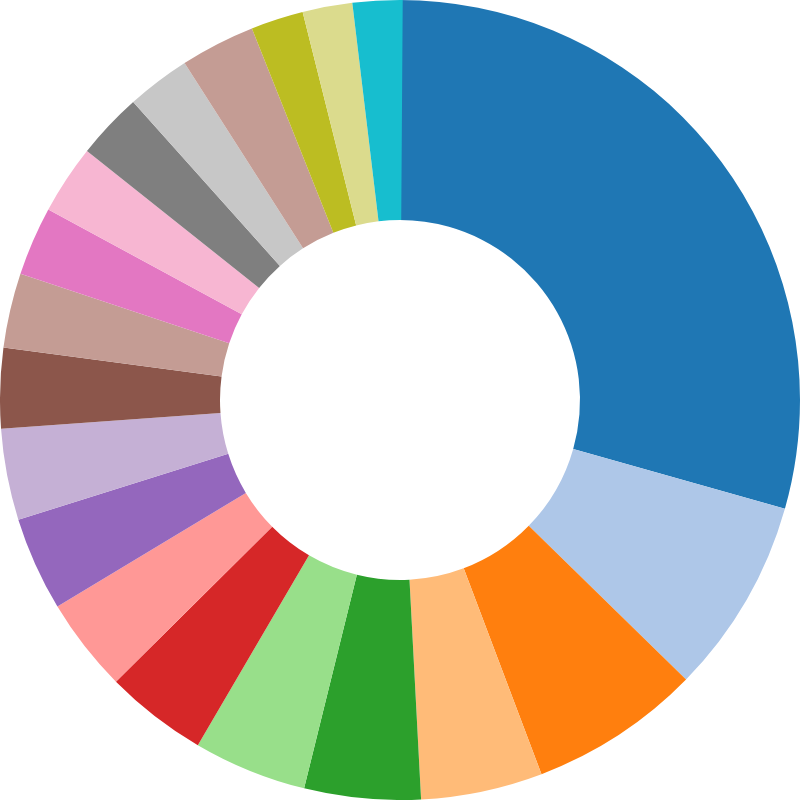

Vega-Lite specification stored for this chart:
### Vega specification from a JSON file in a GitHub repository (floating-point values rounded to 4 significant figures)
{"$schema": "https://vega.github.io/schema/vega/v5.json", "width": 400, "height": 400, "autosize": "none", "signals": [{"name": "startAngle", "value": 0, "bind": {"input": "range", "min": 0, "max": 6.29, "step": 0.01}}, {"name": "endAngle", "value": 6.29, "bind": {"input": "range", "min": 0, "max": 6.29, "step": 0.01}}, {"name": "padAngle", "value": 0, "bind": {"input": "range", "min": 0, "max": 0.1}}, {"name": "innerRadius", "value": 90, "bind": {"input": "range", "min": 0, "max": 120, "step": 1}}, {"name": "cornerRadius", "value": 0, "bind": {"input": "range", "min": 0, "max": 10, "step": 0.5}}, {"name": "sort", "value": false, "bind": {"input": "checkbox"}}], "data": [{"name": "table", "values": [{"Operator": "Aeroflot", "Value": 263}, {"Operator": "Air France", "Value": 71}, {"Operator": "Deutsche Lufthansa", "Value": 62}, {"Operator": "United Air Lines", "Value": 44}, {"Operator": "China National Aviation Corporation", "Value": 42}, {"Operator": "Pan American World Airways", "Value": 41}, {"Operator": "American Airlines", "Value": 37}, {"Operator": "Indian Airlines", "Value": 34}, {"Operator": "KLM Royal Dutch Airlines", "Value": 34}, {"Operator": "Philippine Air Lines", "Value": 33}, {"Operator": "British Overseas Airways", "Value": 29}, {"Operator": "Avianca", "Value": 27}, {"Operator": "Eastern Airlines", "Value": 25}, {"Operator": "Northwest Orient Airlines", "Value": 25}, {"Operator": "Sabena", "Value": 24}, {"Operator": "Imperial Airways", "Value": 23}, {"Operator": "Avianca", "Value": 27}, {"Operator": "British European Airways", "Value": 19}, {"Operator": "Garuda Indonesia Airlines", "Value": 18}, {"Operator": "Merpati Nusantara Airlines", "Value": 18}], "transform": [{"type": "pie", "field": "Value", "startAngle": {"signal": "startAngle"}, "endAngle": {"signal": "endAngle"}, "sort": {"signal": "sort"}}]}], "scales": [{"name": "color", "type": "ordinal", "domain": {"data": "table", "field": "Operator"}, "range": {"scheme": "category20"}}], "marks": [{"type": "arc", "from": {"data": "table"}, "encode": {"enter": {"fill": {"scale": "color", "field": "Operator"}, "x": {"signal": "width / 2"}, "y": {"signal": "height / 2"}, "tooltip": {"signal": "{'Operator': datum.Operator, 'Count': datum.Value}"}}, "update": {"startAngle": {"field": "startAngle"}, "endAngle": {"field": "endAngle"}, "padAngle": {"signal": "padAngle"}, "innerRadius": {"signal": "innerRadius"}, "outerRadius": {"signal": "width / 2"}, "cornerRadius": {"signal": "cornerRadius"}}}}], "encoding": {"theta": {"field": "Value", "type": "quantitative"}, "color": {"field": "Operator", "type": "nominal"}}}
